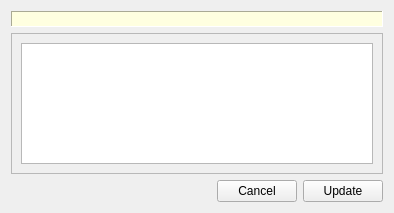
<?xml version="1.0" encoding="UTF-8"?>
<ui version="4.0">
 <author>Jay Rainey</author>
 <class>CatalogSelector</class>
 <widget class="QWidget" name="CatalogSelector">
  <property name="geometry">
   <rect>
    <x>0</x>
    <y>0</y>
    <width>394</width>
    <height>213</height>
   </rect>
  </property>
  <property name="sizePolicy">
   <sizepolicy hsizetype="Preferred" vsizetype="Preferred">
    <horstretch>0</horstretch>
    <verstretch>0</verstretch>
   </sizepolicy>
  </property>
  <property name="windowTitle">
   <string>CatalogSelector</string>
  </property>
  <layout class="QGridLayout" name="mainLayout">
   <item row="0" column="0">
    <widget class="QLabel" name="instructions">
     <property name="sizePolicy">
      <sizepolicy hsizetype="Minimum" vsizetype="Fixed">
       <horstretch>0</horstretch>
       <verstretch>0</verstretch>
      </sizepolicy>
     </property>
     <property name="palette">
      <palette>
       <active>
        <colorrole role="Button">
         <brush brushstyle="SolidPattern">
          <color alpha="255">
           <red>255</red>
           <green>255</green>
           <blue>224</blue>
          </color>
         </brush>
        </colorrole>
        <colorrole role="Base">
         <brush brushstyle="SolidPattern">
          <color alpha="255">
           <red>255</red>
           <green>255</green>
           <blue>224</blue>
          </color>
         </brush>
        </colorrole>
        <colorrole role="Window">
         <brush brushstyle="SolidPattern">
          <color alpha="255">
           <red>255</red>
           <green>255</green>
           <blue>224</blue>
          </color>
         </brush>
        </colorrole>
       </active>
       <inactive>
        <colorrole role="Button">
         <brush brushstyle="SolidPattern">
          <color alpha="255">
           <red>255</red>
           <green>255</green>
           <blue>224</blue>
          </color>
         </brush>
        </colorrole>
        <colorrole role="Base">
         <brush brushstyle="SolidPattern">
          <color alpha="255">
           <red>255</red>
           <green>255</green>
           <blue>224</blue>
          </color>
         </brush>
        </colorrole>
        <colorrole role="Window">
         <brush brushstyle="SolidPattern">
          <color alpha="255">
           <red>255</red>
           <green>255</green>
           <blue>224</blue>
          </color>
         </brush>
        </colorrole>
       </inactive>
       <disabled>
        <colorrole role="Button">
         <brush brushstyle="SolidPattern">
          <color alpha="255">
           <red>255</red>
           <green>255</green>
           <blue>224</blue>
          </color>
         </brush>
        </colorrole>
        <colorrole role="Base">
         <brush brushstyle="SolidPattern">
          <color alpha="255">
           <red>255</red>
           <green>255</green>
           <blue>224</blue>
          </color>
         </brush>
        </colorrole>
        <colorrole role="Window">
         <brush brushstyle="SolidPattern">
          <color alpha="255">
           <red>255</red>
           <green>255</green>
           <blue>224</blue>
          </color>
         </brush>
        </colorrole>
       </disabled>
      </palette>
     </property>
     <property name="autoFillBackground">
      <bool>false</bool>
     </property>
     <property name="styleSheet">
      <string notr="true">background-color: rgb(255, 255, 224);</string>
     </property>
     <property name="frameShape">
      <enum>QFrame::Panel</enum>
     </property>
     <property name="frameShadow">
      <enum>QFrame::Sunken</enum>
     </property>
     <property name="text">
      <string/>
     </property>
     <property name="alignment">
      <set>Qt::AlignJustify|Qt::AlignVCenter</set>
     </property>
     <property name="wordWrap">
      <bool>true</bool>
     </property>
     <property name="margin">
      <number>2</number>
     </property>
     <property name="indent">
      <number>0</number>
     </property>
    </widget>
   </item>
   <item row="1" column="0">
    <widget class="QScrollArea" name="scrollArea">
     <property name="sizePolicy">
      <sizepolicy hsizetype="Expanding" vsizetype="Expanding">
       <horstretch>0</horstretch>
       <verstretch>0</verstretch>
      </sizepolicy>
     </property>
     <property name="widgetResizable">
      <bool>true</bool>
     </property>
     <widget class="QWidget" name="scrollAreaWidgetContents">
      <property name="geometry">
       <rect>
        <x>0</x>
        <y>0</y>
        <width>374</width>
        <height>129</height>
       </rect>
      </property>
      <property name="sizePolicy">
       <sizepolicy hsizetype="Expanding" vsizetype="Expanding">
        <horstretch>0</horstretch>
        <verstretch>0</verstretch>
       </sizepolicy>
      </property>
      <layout class="QVBoxLayout" name="verticalLayout">
       <item>
        <widget class="QListWidget" name="selectedCatalogs">
         <property name="selectionMode">
          <enum>QAbstractItemView::MultiSelection</enum>
         </property>
        </widget>
       </item>
      </layout>
     </widget>
    </widget>
   </item>
   <item row="2" column="0">
    <layout class="QHBoxLayout" name="buttonLayout">
     <property name="spacing">
      <number>6</number>
     </property>
     <property name="sizeConstraint">
      <enum>QLayout::SetDefaultConstraint</enum>
     </property>
     <item>
      <spacer name="horizontalSpacer">
       <property name="orientation">
        <enum>Qt::Horizontal</enum>
       </property>
       <property name="sizeHint" stdset="0">
        <size>
         <width>40</width>
         <height>10</height>
        </size>
       </property>
      </spacer>
     </item>
     <item>
      <widget class="QPushButton" name="cancelBtn">
       <property name="text">
        <string>Cancel</string>
       </property>
      </widget>
     </item>
     <item>
      <widget class="QPushButton" name="updateBtn">
       <property name="text">
        <string>Update</string>
       </property>
      </widget>
     </item>
    </layout>
   </item>
  </layout>
 </widget>
 <resources/>
 <connections/>
</ui>
